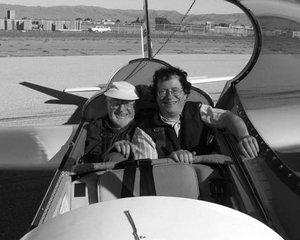
//> input picture portfolio/영상처리 프로젝트/project/5_18_opencv_20157135_이상우/Project3/Project3/Template_Matching_Original_Image.jpg, 300 x 240 px
$ ./lab10_1 Template_Matching_Original_Image.jpg Template_Matching_Template_Image.JPG   (built with g++ and OpenCV 4)
//> lines starting //> are read from the running program, lines starting //| are printed output that depends on the picture; after the words box and inside, x2 and y2 are one past the last pixel; in counts of white or black regions, pixels touching at a corner belong together
#include "opencv2\highgui\highgui.hpp"
#include "opencv2\imgproc\imgproc.hpp"
#include <iostream>
#include <stdio.h>

using namespace std;
using namespace cv;

int main(int argc, char *argv[]) {
	Mat img, templ, result;
	const char *image_window = "20157135_이상우1";
	const char *result_window = "20157135_이상우2";

	/// Load image and template

	img = imread(argv[1], 1);
//> img is the input picture: 240 rows x 300 cols, CV_8UC3; min 0, max 255, mean 118.1
	templ = imread(argv[2], 1);
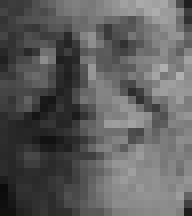
//> input picture portfolio/영상처리 프로젝트/project/5_18_opencv_20157135_이상우/Project3/Project3/Template_Matching_Template_Image.JPG, 24 x 27 px (shown 8 times larger)
//> templ is the input picture: 27 rows x 24 cols, CV_8UC3; min 11, max 176, mean 93.9

	/// Create windows
	cv::namedWindow(image_window, CV_WINDOW_AUTOSIZE);
	cv::namedWindow(result_window, CV_WINDOW_AUTOSIZE);

	/// Create windows
	// 각 템플릿 위치에 대해 일치하는 결과를 저장할 결과 행렬을 만든다.
	// 결과 행렬의 크기를 자세히 관찰한다. (가능한 모든 위치와 일치 함)
	int result_cols = img.cols - templ.cols + 1;
//> result_cols = 277
	int result_rows = img.rows - templ.rows + 1;
//> result_rows = 214

	result.create(result_rows, result_cols, CV_32FC1);

	/// Do the Matching and Normalize
	int match_method = CV_TM_SQDIFF_NORMED;

	// Matching
	matchTemplate(img, templ, result, match_method);
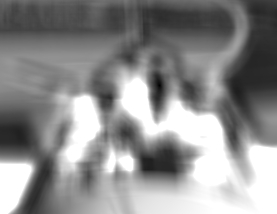
//> result: 214 rows x 277 cols, CV_32FC1; min 0.00322, max 1, mean 0.552
	// 템플릿 일치 조작을 수행한다.
	/// Localizing the best match with minMaxLoc
	//결과를 표준화
	double minVal, maxVal;
	Point minLoc, maxLoc, matchLoc;

	minMaxLoc(result, &minVal, &maxVal, &minLoc, &maxLoc, Mat());
//> minVal = 0.00322; maxVal = 1; minLoc = Point(159, 85); maxLoc = Point(134, 79)

	if (match_method == CV_TM_SQDIFF || match_method == CV_TM_SQDIFF_NORMED) {
		matchLoc = minLoc;
//> matchLoc = Point(159, 85)
	}
	else {
		matchLoc = maxLoc;
	}
	/// Show me what you got
	// 원본 이미지의 복사본을 만든다.
	Mat img_display;
	img.copyTo(img_display);
	// 원본 이미지와 결과 행렬을 표시 가능한 가장 높은 일치 영역 주위에 사각형을 그린다.
	rectangle(img_display, matchLoc, Point(matchLoc.x + templ.cols, matchLoc.y + templ.rows), Scalar::all(0), 2, 8, 0);
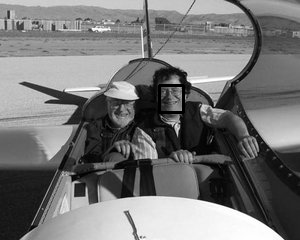
//> img_display: 240 rows x 300 cols, CV_8UC3; 0.42% of pixels changed, all inside (x1, y1, x2, y2) = (158, 84, 185, 114)

	normalize(result, result, 0, 1, NORM_MINMAX, -1, Mat());

	rectangle(result, matchLoc, Point(matchLoc.x + templ.cols, matchLoc.y + templ.rows), Scalar::all(0), 2, 8, 0);
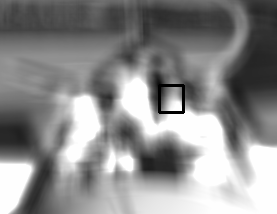
//> result: 214 rows x 277 cols, CV_32FC1; min 0, max 1, mean 0.547

	imshow(image_window, img_display);
	imshow(result_window, result);

	imshow("20157135_이상우", templ);

	waitKey(0);
	return 0;
}
